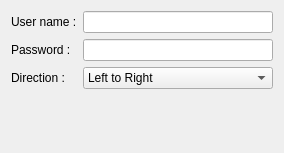
<ui version="4.0" >
 <class>accounts_base</class>
 <widget class="QWidget" name="accounts_base" >
  <property name="geometry" >
   <rect>
    <x>0</x>
    <y>0</y>
    <width>284</width>
    <height>153</height>
   </rect>
  </property>
  <property name="windowTitle" >
   <string>Form</string>
  </property>
  <layout class="QGridLayout" name="gridLayout" >
   <item row="0" column="0" >
    <widget class="QLabel" name="textLabel1" >
     <property name="text" >
      <string>User name :</string>
     </property>
     <property name="wordWrap" >
      <bool>false</bool>
     </property>
     <property name="buddy" >
      <cstring>kcfg_username</cstring>
     </property>
    </widget>
   </item>
   <item row="1" column="0" >
    <widget class="QLabel" name="textLabel1_2" >
     <property name="text" >
      <string>Password :</string>
     </property>
     <property name="wordWrap" >
      <bool>false</bool>
     </property>
     <property name="buddy" >
      <cstring>kcfg_password</cstring>
     </property>
    </widget>
   </item>
   <item row="1" column="1" >
    <widget class="KLineEdit" name="kcfg_password" >
     <property name="text" >
      <string/>
     </property>
     <property name="passwordMode" >
      <bool>true</bool>
     </property>
    </widget>
   </item>
   <item row="2" column="0" >
    <widget class="QLabel" name="textLabel2_2" >
     <property name="text" >
      <string>Direction :</string>
     </property>
     <property name="wordWrap" >
      <bool>false</bool>
     </property>
    </widget>
   </item>
   <item row="2" column="1" >
    <widget class="QComboBox" name="kcfg_direction" >
     <property name="sizePolicy" >
      <sizepolicy vsizetype="Maximum" hsizetype="MinimumExpanding" >
       <horstretch>0</horstretch>
       <verstretch>0</verstretch>
      </sizepolicy>
     </property>
     <item>
      <property name="text" >
       <string>Left to Right</string>
      </property>
     </item>
     <item>
      <property name="text" >
       <string>Right to Left</string>
      </property>
     </item>
    </widget>
   </item>
   <item row="0" column="1" >
    <widget class="KLineEdit" name="kcfg_username" />
   </item>
   <item row="3" column="0" colspan="2" >
    <spacer name="verticalSpacer" >
     <property name="orientation" >
      <enum>Qt::Vertical</enum>
     </property>
     <property name="sizeHint" stdset="0" >
      <size>
       <width>20</width>
       <height>40</height>
      </size>
     </property>
    </spacer>
   </item>
  </layout>
 </widget>
 <customwidgets>
  <customwidget>
   <class>KLineEdit</class>
   <extends>QLineEdit</extends>
   <header>klineedit.h</header>
  </customwidget>
 </customwidgets>
 <resources/>
 <connections/>
</ui>
